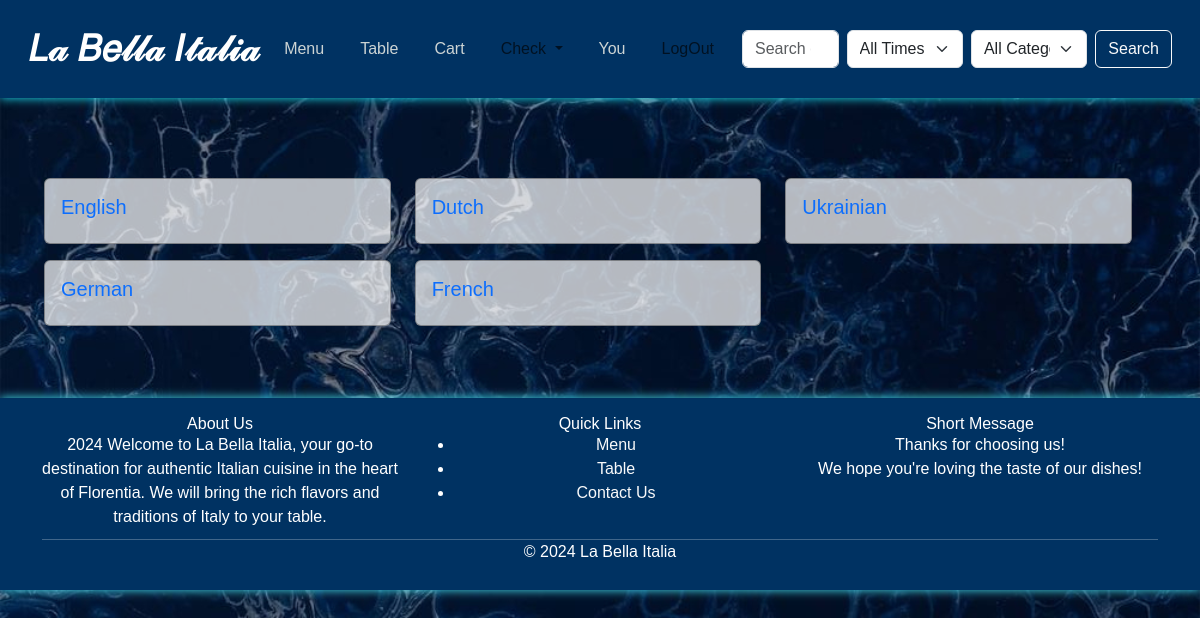
The page /languages/ (signed in) on the database its author committed.
### project/models.py (models this page shows, shortened)
class LanguageOfCommunication(models.Model):
    language = models.CharField(max_length=50, unique=True)

### project/views.py (the view)
# urls.py: path('languages/', views.LanguageOfCommunicationListView.as_view(), name='language-list'),
class LanguageOfCommunicationListView(LoginRequiredMixin, ListView):
    model = LanguageOfCommunication
    template_name = 'language/language_list.html'
    context_object_name = 'languages'

### templates/language/language_list.html (shortened to what this page needs)
{% extends 'base.html' %}
{% load custom_filters %}
{% load static %}
{% block content %}
    <div class="container mt-5">
        <div class='row text-left poll-container'>
            {% include "language/list.html" %}
        </div>
    </div>
<br>
{% endblock %}

### templates/language/list.html (shortened to what this page needs)
<div class="row">
    {% for language in languages %}
        <div class="col-md-4 mb-3">
            <div class="card">
                <div class="card-body">
                    <h5 class="card-title text-primary">{{ language.language }}</h5>
                </div>
            </div>
        </div>
    {% empty %}
        <div class="col-md-12">
            <div class="alert alert-warning" role="alert">
                No language options available.
            </div>
        </div>
    {% endfor %}
</div>

### rows shown on the page
LanguageOfCommunication: language "English"
LanguageOfCommunication: language "Dutch"
LanguageOfCommunication: language "Ukrainian"
LanguageOfCommunication: language "German"
LanguageOfCommunication: language "French"
